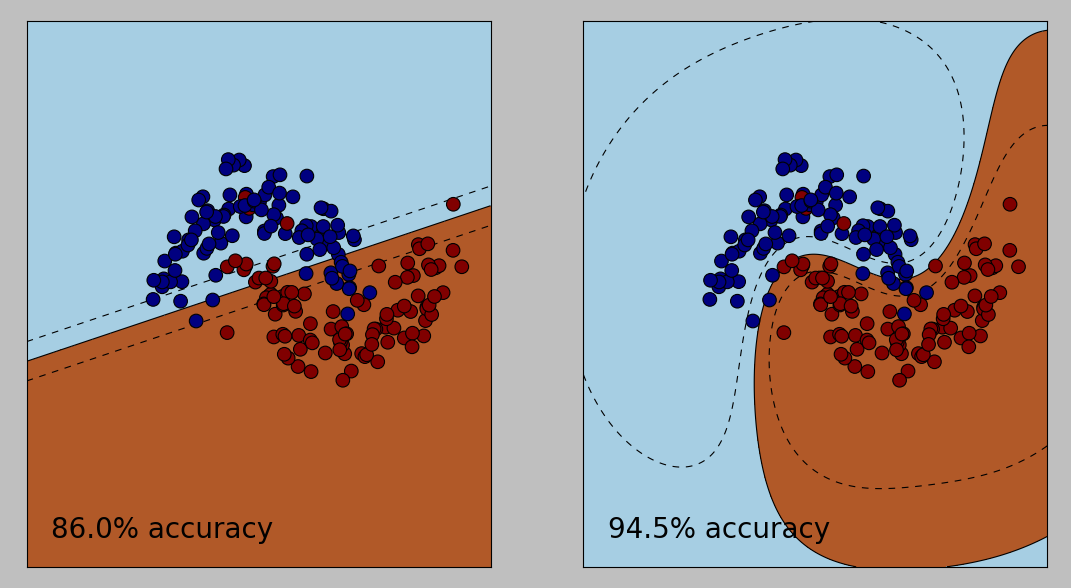

Write the Python code that produced this figure.
"""
Demonstrate the difference in predictive performance
of linear and non-linear kernels in 
support vector machines for binary classification.
"""

import numpy as np
import matplotlib.pyplot as plt
from sklearn import datasets, svm

X, Y = datasets.make_moons(n_samples=200, noise=0.2, random_state=1)
X_test, Y_test = datasets.make_moons(n_samples=200, noise=0.2, random_state=2)

# Subplot index
subplot_num = 1

plt.figure(figsize=(20.0, 10.0))

for kernel in ('linear', 'rbf'):
    # Instantiate the SVM
    clf = svm.SVC(kernel=kernel)

    # Fit the model
    clf.fit(X, Y)

    # Predict classes on testing data
    score = 100.*clf.score(X_test, Y_test)

    # Plot testing data
    ax = plt.subplot(1, 2, subplot_num)
    ax.scatter(X_test[:, 0], X_test[:, 1], c=Y_test, s=150, marker='o', zorder=10)

    x_min = -2.8
    x_max = 2.8
    y_min = -2.8
    y_max = 2.8

    # Create contour map
    xx, yy = np.mgrid[x_min:x_max:1000j, y_min:y_max:1000j]
    Z = clf.decision_function(np.c_[xx.ravel(), yy.ravel()])
    Z = Z.reshape(xx.shape)
    ax.pcolormesh(xx, yy, Z > 0, cmap=plt.cm.Paired)
    ax.contour(xx, yy, Z, colors=['k', 'k', 'k'], linestyles=['--', '-', '--'],
                levels=[-.5, 0, .5])

    ax.set_xlim(x_min, x_max)
    ax.set_ylim(y_min, y_max)
    ax.set_xticks(())
    ax.set_yticks(())

    # Print prediction accuracy on plot
    ax.text(xx.min() + .3, yy.min() + .3, ('%.1f' % score) + '% accuracy', fontsize=25)

    subplot_num = subplot_num + 1
plt.savefig('kernels.png', bbox_inches='tight')
plt.show()
